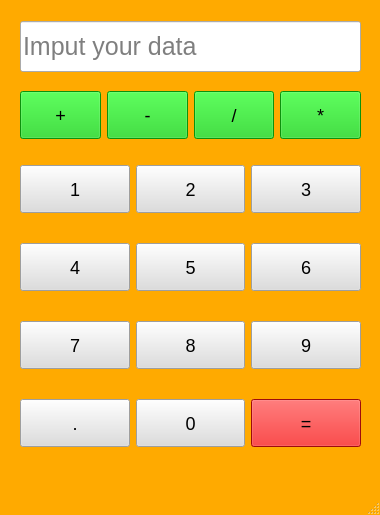
<?xml version="1.0" encoding="UTF-8"?>
<ui version="4.0">
 <class>MainWindow</class>
 <widget class="QMainWindow" name="MainWindow">
  <property name="geometry">
   <rect>
    <x>0</x>
    <y>0</y>
    <width>380</width>
    <height>515</height>
   </rect>
  </property>
  <property name="windowTitle">
   <string>MainWindow</string>
  </property>
  <property name="styleSheet">
   <string notr="true">QMainWindow {
    background-color : #fa0;
}

QPushButton {
    background-color : #DDD;
    color : #000; 
    font-size : 18px;
    height : 40px;
}
QPushButton::hover {
    background-color : #EEE;
}
QLineEdit {
    font-size : 25px;
}
</string>
  </property>
  <widget class="QWidget" name="centralwidget">
   <widget class="QLineEdit" name="lineEdit">
    <property name="geometry">
     <rect>
      <x>20</x>
      <y>21</y>
      <width>341</width>
      <height>51</height>
     </rect>
    </property>
    <property name="inputMask">
     <string/>
    </property>
    <property name="text">
     <string/>
    </property>
    <property name="placeholderText">
     <string>Imput your data</string>
    </property>
   </widget>
   <widget class="QWidget" name="gridLayoutWidget">
    <property name="geometry">
     <rect>
      <x>20</x>
      <y>141</y>
      <width>341</width>
      <height>331</height>
     </rect>
    </property>
    <layout class="QGridLayout" name="gridLayout">
     <item row="3" column="1">
      <widget class="QPushButton" name="pushButton_0">
       <property name="text">
        <string>0</string>
       </property>
      </widget>
     </item>
     <item row="0" column="0">
      <widget class="QPushButton" name="pushButton_1">
       <property name="text">
        <string>1</string>
       </property>
      </widget>
     </item>
     <item row="2" column="1">
      <widget class="QPushButton" name="pushButton_8">
       <property name="text">
        <string>8</string>
       </property>
      </widget>
     </item>
     <item row="0" column="1">
      <widget class="QPushButton" name="pushButton_2">
       <property name="text">
        <string>2</string>
       </property>
      </widget>
     </item>
     <item row="1" column="1">
      <widget class="QPushButton" name="pushButton_5">
       <property name="text">
        <string>5</string>
       </property>
      </widget>
     </item>
     <item row="0" column="2">
      <widget class="QPushButton" name="pushButton_3">
       <property name="text">
        <string>3</string>
       </property>
      </widget>
     </item>
     <item row="1" column="0">
      <widget class="QPushButton" name="pushButton_4">
       <property name="text">
        <string>4</string>
       </property>
      </widget>
     </item>
     <item row="1" column="2">
      <widget class="QPushButton" name="pushButton_6">
       <property name="text">
        <string>6</string>
       </property>
      </widget>
     </item>
     <item row="2" column="0">
      <widget class="QPushButton" name="pushButton_7">
       <property name="text">
        <string>7</string>
       </property>
      </widget>
     </item>
     <item row="2" column="2">
      <widget class="QPushButton" name="pushButton_9">
       <property name="text">
        <string>9</string>
       </property>
      </widget>
     </item>
     <item row="3" column="0">
      <widget class="QPushButton" name="pushButton">
       <property name="text">
        <string>.</string>
       </property>
      </widget>
     </item>
     <item row="3" column="2">
      <widget class="QPushButton" name="pushButton_e">
       <property name="styleSheet">
        <string notr="true">QPushButton {
    background-color : #D11;
}
QPushButton::hover {
    background-color : #F00;
}
</string>
       </property>
       <property name="text">
        <string>=</string>
       </property>
      </widget>
     </item>
    </layout>
    <zorder>pushButton_0</zorder>
    <zorder>pushButton_8</zorder>
    <zorder>pushButton_5</zorder>
    <zorder>pushButton_3</zorder>
    <zorder>pushButton_4</zorder>
    <zorder>pushButton_6</zorder>
    <zorder>pushButton_7</zorder>
    <zorder>pushButton_9</zorder>
    <zorder>pushButton</zorder>
    <zorder>pushButton_e</zorder>
    <zorder>pushButton_1</zorder>
    <zorder>pushButton_2</zorder>
   </widget>
   <widget class="QWidget" name="horizontalLayoutWidget">
    <property name="geometry">
     <rect>
      <x>20</x>
      <y>90</y>
      <width>341</width>
      <height>51</height>
     </rect>
    </property>
    <layout class="QHBoxLayout" name="horizontalLayout">
     <item>
      <widget class="QPushButton" name="pushButton_pl">
       <property name="styleSheet">
        <string notr="true">QPushButton{
    background-color: #1c1;
}
QPushButton::hover{
    background-color: #0F0;
}</string>
       </property>
       <property name="text">
        <string>+</string>
       </property>
      </widget>
     </item>
     <item>
      <widget class="QPushButton" name="pushButton_mn">
       <property name="styleSheet">
        <string notr="true">QPushButton{
    background-color: #1c1;
}
QPushButton::hover{
    background-color: #0F0;
}</string>
       </property>
       <property name="text">
        <string>-</string>
       </property>
      </widget>
     </item>
     <item>
      <widget class="QPushButton" name="pushButton_dl">
       <property name="styleSheet">
        <string notr="true">QPushButton{
    background-color: #1c1;
}
QPushButton::hover{
    background-color: #0F0;
}</string>
       </property>
       <property name="text">
        <string>/</string>
       </property>
      </widget>
     </item>
     <item>
      <widget class="QPushButton" name="pushButton_mn_2">
       <property name="styleSheet">
        <string notr="true">QPushButton{
    background-color: #1c1;
}
QPushButton::hover{
    background-color: #0F0;
}</string>
       </property>
       <property name="text">
        <string>*</string>
       </property>
      </widget>
     </item>
    </layout>
   </widget>
  </widget>
  <widget class="QMenuBar" name="menubar">
   <property name="geometry">
    <rect>
     <x>0</x>
     <y>0</y>
     <width>380</width>
     <height>21</height>
    </rect>
   </property>
  </widget>
  <widget class="QStatusBar" name="statusbar"/>
 </widget>
 <resources/>
 <connections/>
</ui>
